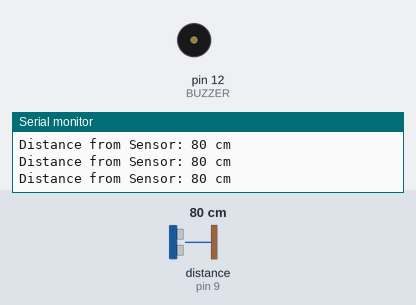
The sketch below on a simulated Arduino Uno, built with avr-gcc and run on an emulated ATmega328P. On the bench: buzzer (waves = sounding), the last lines printed to the serial monitor. The test bench sets the inputs (shaded band); at power-on: distance to the obstacle (sensor on pin 9) 80 cm. The echo pulse lasts 58.3 µs per cm.

Above: at 1.2 s.
1.3 s: distance to the obstacle (sensor on pin 9) set to 47 cm
At 1.9 s:
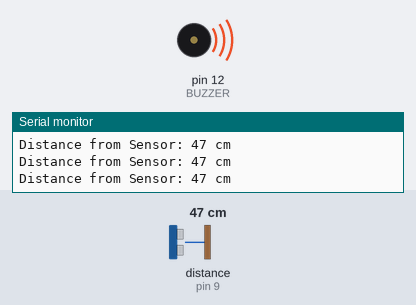
2.8 s: distance to the obstacle (sensor on pin 9) set to 18 cm
At 3.5 s:
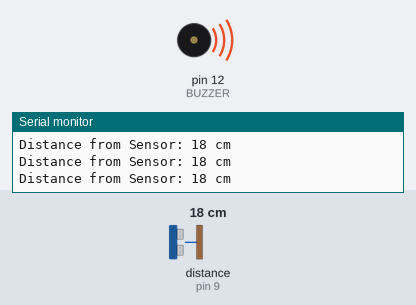
5.8 s: distance to the obstacle (sensor on pin 9) set to 250 cm
At 6.3 s:
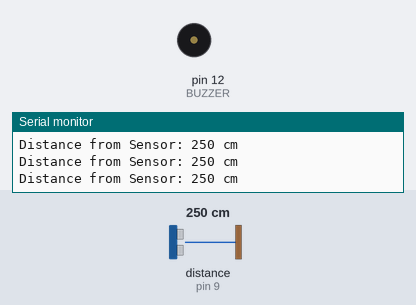
8.8 s: distance to the obstacle (sensor on pin 9) set to 35 cm
At 9.4 s:
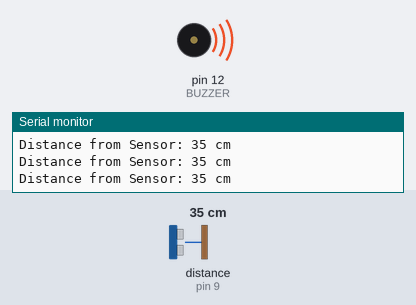
11.8 s: distance to the obstacle (sensor on pin 9) set to 120 cm
At 12.6 s:
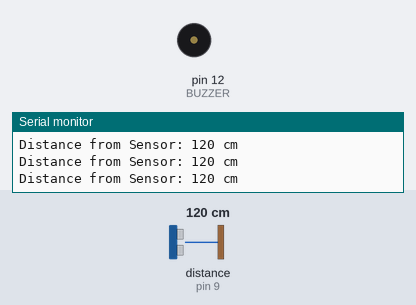
Timing chart, 0 to 14.8 s (numbered marks = the images above; inputs shaded):
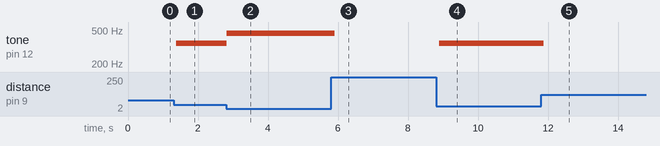

The sketch:

proximity_sensor.ino
```cpp
#include <HCSR04.h>

#define TRIG 10
#define ECHO 9

#define BUZZER 12

HCSR04 sensor(TRIG, ECHO);

void setup() {

  pinMode(BUZZER, OUTPUT);

  Serial.begin(9600);

}

void loop() {

  int sensorDist = sensor.dist();

  Serial.print("Distance from Sensor: ");
  Serial.print(sensorDist);
  Serial.println(" cm");

  if (sensorDist > 25 && sensorDist <= 50)
    tone(BUZZER, 349);
  else if (sensorDist > 10 && sensorDist <= 25)
    tone(BUZZER, 455);
  else if (sensorDist > 0 && sensorDist <= 10)
    tone(BUZZER, 587);
  else
    noTone(BUZZER);

  delay(100);
}
```

Measured:
- after the input at 1.3 s, tone on pin 12 (BUZZER): silent → 349 Hz after 0.08 s
- after the input at 2.8 s, tone on pin 12 (BUZZER): 349 Hz → 455 Hz at once
- after the input at 5.8 s, tone on pin 12 (BUZZER): 455 Hz → silent after 0.10 s
- after the input at 8.8 s, tone on pin 12 (BUZZER): silent → 349 Hz after 0.09 s
- after the input at 11.8 s, tone on pin 12 (BUZZER): 349 Hz → silent after 0.08 s
